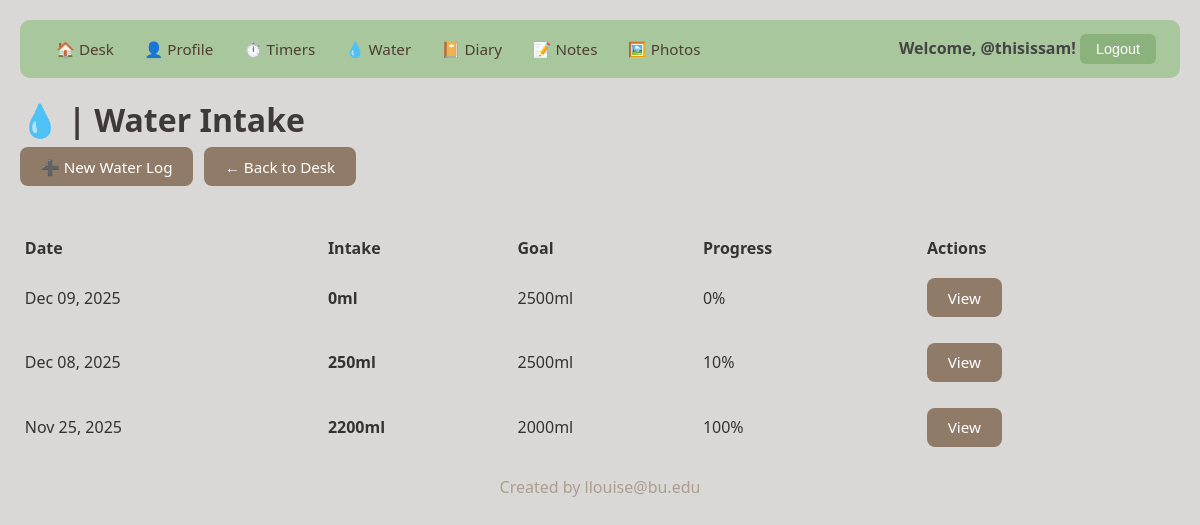
Page /project/water/ (signed in) on the committed database.
### project/models.py (models this page shows, shortened)
class WaterLog(models.Model):
    user = models.ForeignKey(User, on_delete=models.CASCADE, related_name="water_logs")
    date = models.DateField(default=timezone.now)
    total_intake_ml = models.IntegerField(
        default=0, help_text="Total water consumed (ml)"
    )
    daily_goal_ml = models.IntegerField(default=2000, help_text="Daily water goal (ml)")
    class Meta:
        ordering = ["-date"]
        unique_together = ["user", "date"]
    def get_percentage_complete(self):
        if self.daily_goal_ml == 0:
            return 0
        return min(100, (self.total_intake_ml / self.daily_goal_ml) * 100)

### project/views.py (the view)
# urls.py: path("water/", WaterLogListView.as_view(), name="water_log_list"),
class WaterLogListView(LoginRequiredMixin, ListView):
    model = WaterLog
    template_name = "project/water_log_list.html"
    context_object_name = "water_logs"
    login_url = "login"
    def get_queryset(self):
        return WaterLog.objects.filter(user=self.request.user)

### project/templates/project/water_log_list.html
{% extends 'project/base.html' %}
{% block content %}
<h1>💧 | Water Intake</h1>
<p><a href="{% url 'create_water_log' %}" class="btn">➕ New Water Log</a>
<a href="{% url 'desk' %}" class="btn">← Back to Desk</a>
</p>
<p>&nbsp;</p>
<table>
    <thead>
        <tr>
            <th>Date</th>
            <th>Intake</th>
            <th>Goal</th>
            <th>Progress</th>
            <th>Actions</th>
        </tr>
    </thead>
    <tbody>
        {% for log in water_logs %}
            <tr>
                <td>{{ log.date|date:"M d, Y" }}</td>
                <td><strong>{{ log.total_intake_ml }}ml</strong></td>
                <td>{{ log.daily_goal_ml }}ml</td>
                <td>{{ log.get_percentage_complete|floatformat:0 }}%</td>
                <td><a href="{% url 'water_log_detail' log.pk %}" class="btn">View</a></td>
            </tr>
        {% empty %}
            <tr>
                <td colspan="5">No water logs yet. Start tracking your water intake!</td>
            </tr>
        {% endfor %}
    </tbody>
</table>
{% endblock %}

### project/templates/project/base.html (shortened to what this page needs)
{% load static %}
<html>
  <head>
    <link rel="stylesheet" href="{% static 'styles-project.css' %}">
  </head>
  <body>
    <nav>
      <div class="nav-links">
        <a href="{% url 'desk' %}">🏠 Desk</a>
        {% if user.is_authenticated %}
          <a href="{% url 'profile_detail' %}">👤 Profile</a>
          <a href="{% url 'timer_list' %}">⏱️ Timers</a>
          <a href="{% url 'water_log_list' %}">💧 Water</a>
          <a href="{% url 'diary_list' %}">📔 Diary</a>
          <a href="{% url 'sticky_note_list' %}">📝 Notes</a>
          <a href="{% url 'photo_list' %}">🖼️ Photos</a>
        {% endif %}
      </div>
      <div class="user-info">
        {% if user.is_authenticated %}
          <span>Welcome, @{{ user.username }}!</span>
          <form method="post" action="{% url 'logout' %}" style="display:inline;">
            <button type="submit" class="nav-link-btn">Logout</button>
          </form>
        {% else %}
          <a href="{% url 'login' %}">Login</a>
        {% endif %}
      </div>
    </nav>
    {% block content %}
    {% endblock %}
    <footer> <div style="text-align: center;"> Created by llouise@bu.edu </div></footer>
  </body>
</html>

### static/styles-project.css (style rules this page uses)
* { margin: 0; padding: 0; box-sizing: border-box; }
body { margin: 0; padding: 20px; min-height: 100vh; font-family: 'Segoe UI', Tahoma, Geneva, Verdana, sans-serif; background: #dad8d6; color: #333; }
h1, h2, h3 { color: #3f3a37; }
p { color: #5a5953; }
footer { width: 100%; color: rgb(167, 159, 143); text-align: center; bottom: 0px; }
nav { background: #a8c79d; padding: 0.85rem 1.5rem; border-radius: 10px; margin-bottom: 20px; display: flex; justify-content: space-between; align-items: center; }
nav a { color: #4f3d31; text-decoration: none; margin: 0 0.75rem; font-weight: 500; font-size: 0.95rem; transition: color 0.2s; }
.nav-links { display: flex; align-items: center; flex-wrap: wrap; gap: 0.4rem; }
.user-info { font-weight: 600; color: #444; }
nav button { background: #8bb17c; color: white; border: none; padding: 0.45rem 1rem; border-radius: 6px; cursor: pointer; font-weight: 500; font-size: 0.9rem; transition: background 0.2s; }
.btn { display: inline-block; padding: 0.6rem 1.3rem; background: #907a68; color: white; text-decoration: none; border-radius: 8px; border: none; cursor: pointer; font-size: 0.95rem; font-weight: 500; transition: background 0.2s, transform 0.2s, box-shadow 0.2s; margin: 0.4rem 0.4rem 0.4rem 0; }
form { display: flex; flex-direction: column; gap: 1rem; max-width: 600px; }
table { width: 100%; border-collapse: collapse; margin: 1rem 0; }
table th, table td { padding: 0.4rem 0.3rem; text-align: left; }

### rows in the picture
WaterLog: date "Dec 09, 2025", total_intake_ml "0", daily_goal_ml "2500", get_percentage_complete "0"
WaterLog: date "Dec 08, 2025", total_intake_ml "250", daily_goal_ml "2500", get_percentage_complete "10"
WaterLog: date "Nov 25, 2025", total_intake_ml "2200", daily_goal_ml "2000", get_percentage_complete "100"

### other values in the picture
{{ user.username }} "thisissam"
